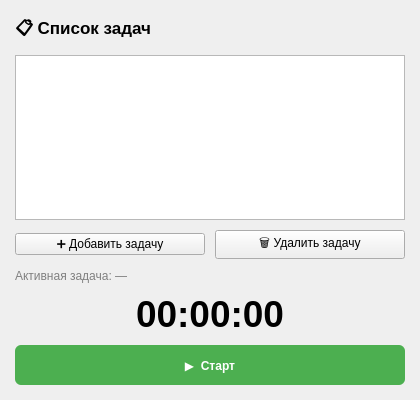
<?xml version="1.0" encoding="UTF-8"?>
<ui version="4.0">
 <class>MainWindow</class>
 <widget class="QMainWindow" name="MainWindow">
  <property name="geometry">
   <rect>
    <x>0</x>
    <y>0</y>
    <width>420</width>
    <height>400</height>
   </rect>
  </property>
  <property name="windowTitle">
   <string>Time Tracker for Workers</string>
  </property>
  <widget class="QWidget" name="centralwidget">
   <layout class="QVBoxLayout" name="verticalLayout">
    <property name="spacing">
     <number>10</number>
    </property>
    <property name="leftMargin">
     <number>15</number>
    </property>
    <property name="topMargin">
     <number>15</number>
    </property>
    <property name="rightMargin">
     <number>15</number>
    </property>
    <property name="bottomMargin">
     <number>15</number>
    </property>
    <item>
     <widget class="QLabel" name="label">
      <property name="text">
       <string>📋 Список задач</string>
      </property>
      <property name="font">
       <font>
        <pointsize>13</pointsize>
        <bold>true</bold>
       </font>
      </property>
     </widget>
    </item>
    <item>
     <widget class="QListWidget" name="taskList">
      <property name="alternatingRowColors">
       <bool>true</bool>
      </property>
     </widget>
    </item>
    <item>
     <layout class="QHBoxLayout" name="horizontalLayout">
      <item>
       <widget class="QPushButton" name="btnAdd">
        <property name="text">
         <string>➕ Добавить задачу</string>
        </property>
       </widget>
      </item>
      <item>
       <widget class="QPushButton" name="btnDelete">
        <property name="text">
         <string>🗑 Удалить задачу</string>
        </property>
       </widget>
      </item>
     </layout>
    </item>
    <item>
     <widget class="QLabel" name="lblActiveTask">
      <property name="text">
       <string>Активная задача: —</string>
      </property>
      <property name="styleSheet">
       <string>color: grey;</string>
      </property>
     </widget>
    </item>
    <item>
     <widget class="QLabel" name="lblTimer">
      <property name="text">
       <string>00:00:00</string>
      </property>
      <property name="font">
       <font>
        <pointsize>28</pointsize>
        <bold>true</bold>
       </font>
      </property>
      <property name="alignment">
       <set>Qt::AlignCenter</set>
      </property>
     </widget>
    </item>
    <item>
     <widget class="QPushButton" name="btnStartStop">
      <property name="minimumSize">
       <size>
        <width>0</width>
        <height>40</height>
       </size>
      </property>
      <property name="text">
       <string>▶  Старт</string>
      </property>
      <property name="styleSheet">
       <string>background-color: #4CAF50; color: white; font-weight: bold; border-radius: 6px;</string>
      </property>
     </widget>
    </item>
   </layout>
  </widget>
 </widget>
 <resources/>
 <connections/>
</ui>
